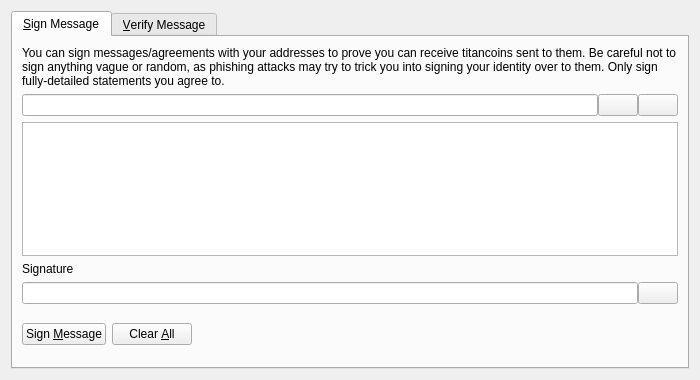
<?xml version="1.0" encoding="UTF-8"?>
<ui version="4.0">
 <class>SignVerifyMessageDialog</class>
 <widget class="QDialog" name="SignVerifyMessageDialog">
  <property name="geometry">
   <rect>
    <x>0</x>
    <y>0</y>
    <width>700</width>
    <height>380</height>
   </rect>
  </property>
  <property name="windowTitle">
   <string>Signatures - Sign / Verify a Message</string>
  </property>
  <property name="modal">
   <bool>true</bool>
  </property>
  <layout class="QVBoxLayout" name="verticalLayout">
   <item>
    <widget class="QTabWidget" name="tabWidget">
     <property name="currentIndex">
      <number>0</number>
     </property>
     <widget class="QWidget" name="tabSignMessage">
      <attribute name="title">
       <string>&amp;Sign Message</string>
      </attribute>
      <layout class="QVBoxLayout" name="verticalLayout_SM">
       <item>
        <widget class="QLabel" name="infoLabel_SM">
         <property name="text">
          <string>You can sign messages/agreements with your addresses to prove you can receive titancoins sent to them. Be careful not to sign anything vague or random, as phishing attacks may try to trick you into signing your identity over to them. Only sign fully-detailed statements you agree to.</string>
         </property>
         <property name="textFormat">
          <enum>Qt::PlainText</enum>
         </property>
         <property name="wordWrap">
          <bool>true</bool>
         </property>
        </widget>
       </item>
       <item>
        <layout class="QHBoxLayout" name="horizontalLayout_1_SM">
         <property name="spacing">
          <number>0</number>
         </property>
         <item>
          <widget class="QValidatedLineEdit" name="addressIn_SM">
           <property name="toolTip">
            <string>The Titancoin address to sign the message with</string>
           </property>
          </widget>
         </item>
         <item>
          <widget class="QPushButton" name="addressBookButton_SM">
           <property name="toolTip">
            <string>Choose previously used address</string>
           </property>
           <property name="text">
            <string/>
           </property>
           <property name="icon">
            <iconset resource="../titancoin.qrc">
             <normaloff>:/icons/address-book</normaloff>:/icons/address-book</iconset>
           </property>
           <property name="shortcut">
            <string>Alt+A</string>
           </property>
           <property name="autoDefault">
            <bool>false</bool>
           </property>
          </widget>
         </item>
         <item>
          <widget class="QPushButton" name="pasteButton_SM">
           <property name="toolTip">
            <string>Paste address from clipboard</string>
           </property>
           <property name="text">
            <string/>
           </property>
           <property name="icon">
            <iconset resource="../titancoin.qrc">
             <normaloff>:/icons/editpaste</normaloff>:/icons/editpaste</iconset>
           </property>
           <property name="shortcut">
            <string>Alt+P</string>
           </property>
           <property name="autoDefault">
            <bool>false</bool>
           </property>
          </widget>
         </item>
        </layout>
       </item>
       <item>
        <widget class="QPlainTextEdit" name="messageIn_SM">
         <property name="toolTip">
          <string>Enter the message you want to sign here</string>
         </property>
        </widget>
       </item>
       <item>
        <widget class="QLabel" name="signatureLabel_SM">
         <property name="text">
          <string>Signature</string>
         </property>
         <property name="textFormat">
          <enum>Qt::PlainText</enum>
         </property>
        </widget>
       </item>
       <item>
        <layout class="QHBoxLayout" name="horizontalLayout_2_SM">
         <property name="spacing">
          <number>0</number>
         </property>
         <item>
          <widget class="QLineEdit" name="signatureOut_SM">
           <property name="font">
            <font>
             <italic>true</italic>
            </font>
           </property>
           <property name="readOnly">
            <bool>true</bool>
           </property>
          </widget>
         </item>
         <item>
          <widget class="QPushButton" name="copySignatureButton_SM">
           <property name="toolTip">
            <string>Copy the current signature to the system clipboard</string>
           </property>
           <property name="text">
            <string/>
           </property>
           <property name="icon">
            <iconset resource="../titancoin.qrc">
             <normaloff>:/icons/editcopy</normaloff>:/icons/editcopy</iconset>
           </property>
           <property name="autoDefault">
            <bool>false</bool>
           </property>
          </widget>
         </item>
        </layout>
       </item>
       <item>
        <layout class="QHBoxLayout" name="horizontalLayout_3_SM">
         <item>
          <widget class="QPushButton" name="signMessageButton_SM">
           <property name="toolTip">
            <string>Sign the message to prove you own this Titancoin address</string>
           </property>
           <property name="text">
            <string>Sign &amp;Message</string>
           </property>
           <property name="icon">
            <iconset resource="../titancoin.qrc">
             <normaloff>:/icons/edit</normaloff>:/icons/edit</iconset>
           </property>
           <property name="autoDefault">
            <bool>false</bool>
           </property>
          </widget>
         </item>
         <item>
          <widget class="QPushButton" name="clearButton_SM">
           <property name="toolTip">
            <string>Reset all sign message fields</string>
           </property>
           <property name="text">
            <string>Clear &amp;All</string>
           </property>
           <property name="icon">
            <iconset resource="../titancoin.qrc">
             <normaloff>:/icons/remove</normaloff>:/icons/remove</iconset>
           </property>
           <property name="autoDefault">
            <bool>false</bool>
           </property>
          </widget>
         </item>
         <item>
          <spacer name="horizontalSpacer_1_SM">
           <property name="orientation">
            <enum>Qt::Horizontal</enum>
           </property>
           <property name="sizeHint" stdset="0">
            <size>
             <width>40</width>
             <height>48</height>
            </size>
           </property>
          </spacer>
         </item>
         <item>
          <widget class="QLabel" name="statusLabel_SM">
           <property name="font">
            <font>
             <weight>75</weight>
             <bold>true</bold>
            </font>
           </property>
           <property name="text">
            <string/>
           </property>
           <property name="wordWrap">
            <bool>true</bool>
           </property>
          </widget>
         </item>
         <item>
          <spacer name="horizontalSpacer_2_SM">
           <property name="orientation">
            <enum>Qt::Horizontal</enum>
           </property>
           <property name="sizeHint" stdset="0">
            <size>
             <width>40</width>
             <height>48</height>
            </size>
           </property>
          </spacer>
         </item>
        </layout>
       </item>
      </layout>
     </widget>
     <widget class="QWidget" name="tabVerifyMessage">
      <attribute name="title">
       <string>&amp;Verify Message</string>
      </attribute>
      <layout class="QVBoxLayout" name="verticalLayout_VM">
       <item>
        <widget class="QLabel" name="infoLabel_VM">
         <property name="text">
          <string>Enter the receiver's address, message (ensure you copy line breaks, spaces, tabs, etc. exactly) and signature below to verify the message. Be careful not to read more into the signature than what is in the signed message itself, to avoid being tricked by a man-in-the-middle attack. Note that this only proves the signing party receives with the address, it cannot prove sendership of any transaction!</string>
         </property>
         <property name="textFormat">
          <enum>Qt::PlainText</enum>
         </property>
         <property name="alignment">
          <set>Qt::AlignLeading|Qt::AlignLeft|Qt::AlignTop</set>
         </property>
         <property name="wordWrap">
          <bool>true</bool>
         </property>
        </widget>
       </item>
       <item>
        <layout class="QHBoxLayout" name="horizontalLayout_1_VM">
         <property name="spacing">
          <number>0</number>
         </property>
         <item>
          <widget class="QValidatedLineEdit" name="addressIn_VM">
           <property name="toolTip">
            <string>The Titancoin address the message was signed with</string>
           </property>
          </widget>
         </item>
         <item>
          <widget class="QPushButton" name="addressBookButton_VM">
           <property name="toolTip">
            <string>Choose previously used address</string>
           </property>
           <property name="text">
            <string/>
           </property>
           <property name="icon">
            <iconset resource="../titancoin.qrc">
             <normaloff>:/icons/address-book</normaloff>:/icons/address-book</iconset>
           </property>
           <property name="shortcut">
            <string>Alt+A</string>
           </property>
           <property name="autoDefault">
            <bool>false</bool>
           </property>
          </widget>
         </item>
        </layout>
       </item>
       <item>
        <widget class="QPlainTextEdit" name="messageIn_VM"/>
       </item>
       <item>
        <widget class="QValidatedLineEdit" name="signatureIn_VM"/>
       </item>
       <item>
        <layout class="QHBoxLayout" name="horizontalLayout_2_VM">
         <item>
          <widget class="QPushButton" name="verifyMessageButton_VM">
           <property name="toolTip">
            <string>Verify the message to ensure it was signed with the specified Titancoin address</string>
           </property>
           <property name="text">
            <string>Verify &amp;Message</string>
           </property>
           <property name="icon">
            <iconset resource="../titancoin.qrc">
             <normaloff>:/icons/transaction_0</normaloff>:/icons/transaction_0</iconset>
           </property>
           <property name="autoDefault">
            <bool>false</bool>
           </property>
          </widget>
         </item>
         <item>
          <widget class="QPushButton" name="clearButton_VM">
           <property name="toolTip">
            <string>Reset all verify message fields</string>
           </property>
           <property name="text">
            <string>Clear &amp;All</string>
           </property>
           <property name="icon">
            <iconset resource="../titancoin.qrc">
             <normaloff>:/icons/remove</normaloff>:/icons/remove</iconset>
           </property>
           <property name="autoDefault">
            <bool>false</bool>
           </property>
          </widget>
         </item>
         <item>
          <spacer name="horizontalSpacer_1_VM">
           <property name="orientation">
            <enum>Qt::Horizontal</enum>
           </property>
           <property name="sizeHint" stdset="0">
            <size>
             <width>40</width>
             <height>48</height>
            </size>
           </property>
          </spacer>
         </item>
         <item>
          <widget class="QLabel" name="statusLabel_VM">
           <property name="font">
            <font>
             <weight>75</weight>
             <bold>true</bold>
            </font>
           </property>
           <property name="text">
            <string/>
           </property>
           <property name="wordWrap">
            <bool>true</bool>
           </property>
          </widget>
         </item>
         <item>
          <spacer name="horizontalSpacer_2_VM">
           <property name="orientation">
            <enum>Qt::Horizontal</enum>
           </property>
           <property name="sizeHint" stdset="0">
            <size>
             <width>40</width>
             <height>48</height>
            </size>
           </property>
          </spacer>
         </item>
        </layout>
       </item>
      </layout>
     </widget>
    </widget>
   </item>
  </layout>
 </widget>
 <customwidgets>
  <customwidget>
   <class>QValidatedLineEdit</class>
   <extends>QLineEdit</extends>
   <header>qvalidatedlineedit.h</header>
  </customwidget>
 </customwidgets>
 <resources>
  <include location="../titancoin.qrc"/>
 </resources>
 <connections/>
</ui>
